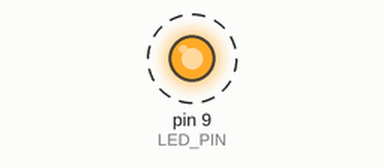
Bench run of a sketch on a simulated Arduino Uno, built with avr-gcc and run on an emulated ATmega328P. Shown: output pins drawn as LEDs (lit = HIGH). Dashed ring = blinking. What the sketch prints to the serial monitor is not drawn.

Above: at 0.5 s.
Timing chart, 0 to 4.6 s (numbered marks = the images above):
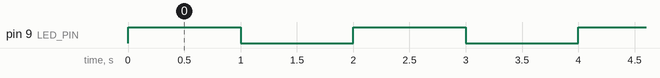

The sketch:

breadBoardDuino.ino
```cpp
#define LED_PIN 9

void setup()
{
	Serial.begin(9600);
	pinMode(LED_PIN, OUTPUT);
}

void loop()
{
	digitalWrite(LED_PIN, HIGH);
	delay(1000);
	digitalWrite(LED_PIN, LOW);
	delay(1000);
	Serial.println("send nudes");
}
```

Measured:
- by itself, pin 9 (LED_PIN): alternates HIGH for 1.0 s and LOW for 1.0 s
